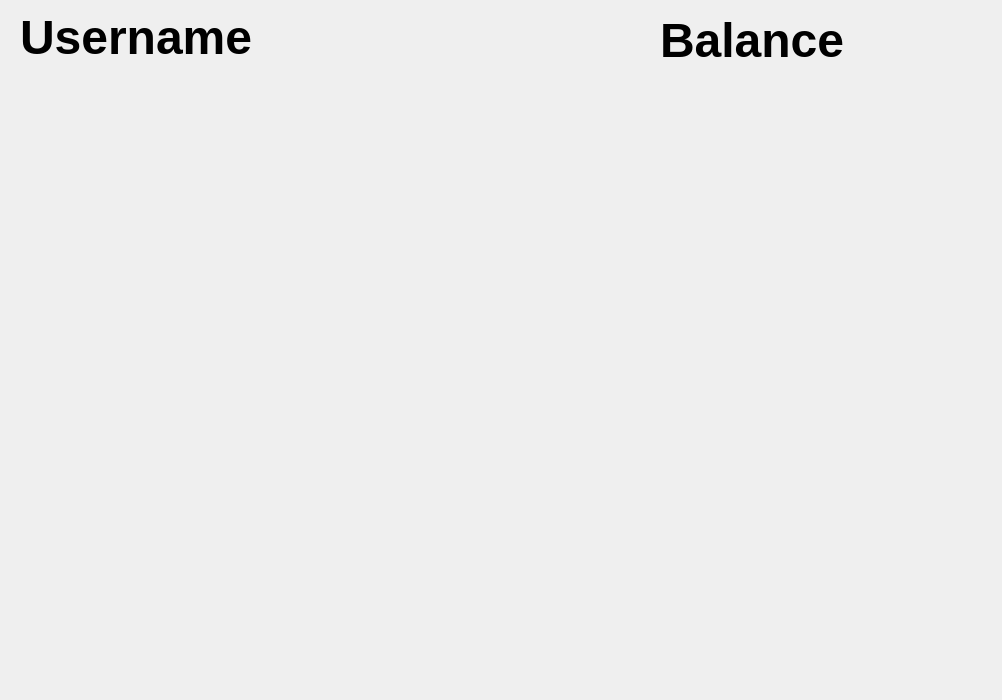
<?xml version="1.0" encoding="UTF-8"?>
<ui version="4.0">
 <class>BuyMenu</class>
 <widget class="QWidget" name="BuyMenu">
  <property name="geometry">
   <rect>
    <x>0</x>
    <y>0</y>
    <width>1002</width>
    <height>700</height>
   </rect>
  </property>
  <property name="windowTitle">
   <string>Matomat</string>
  </property>
  <widget class="QLabel" name="username">
   <property name="geometry">
    <rect>
     <x>20</x>
     <y>10</y>
     <width>541</width>
     <height>51</height>
    </rect>
   </property>
   <property name="text">
    <string>&lt;html&gt;&lt;head/&gt;&lt;body&gt;&lt;p&gt;&lt;span style=&quot; font-size:36pt; font-weight:600;&quot;&gt;Username&lt;/span&gt;&lt;/p&gt;&lt;/body&gt;&lt;/html&gt;</string>
   </property>
  </widget>
  <widget class="QLabel" name="balance">
   <property name="geometry">
    <rect>
     <x>660</x>
     <y>10</y>
     <width>381</width>
     <height>61</height>
    </rect>
   </property>
   <property name="text">
    <string>&lt;html&gt;&lt;head/&gt;&lt;body&gt;&lt;p&gt;&lt;span style=&quot; font-size:36pt; font-weight:600;&quot;&gt;Balance&lt;/span&gt;&lt;/p&gt;&lt;/body&gt;&lt;/html&gt;</string>
   </property>
  </widget>
  <widget class="QWidget" name="gridLayoutWidget">
   <property name="geometry">
    <rect>
     <x>-10</x>
     <y>70</y>
     <width>871</width>
     <height>611</height>
    </rect>
   </property>
   <layout class="QGridLayout" name="gridLayout"/>
  </widget>
 </widget>
 <resources/>
 <connections/>
</ui>
